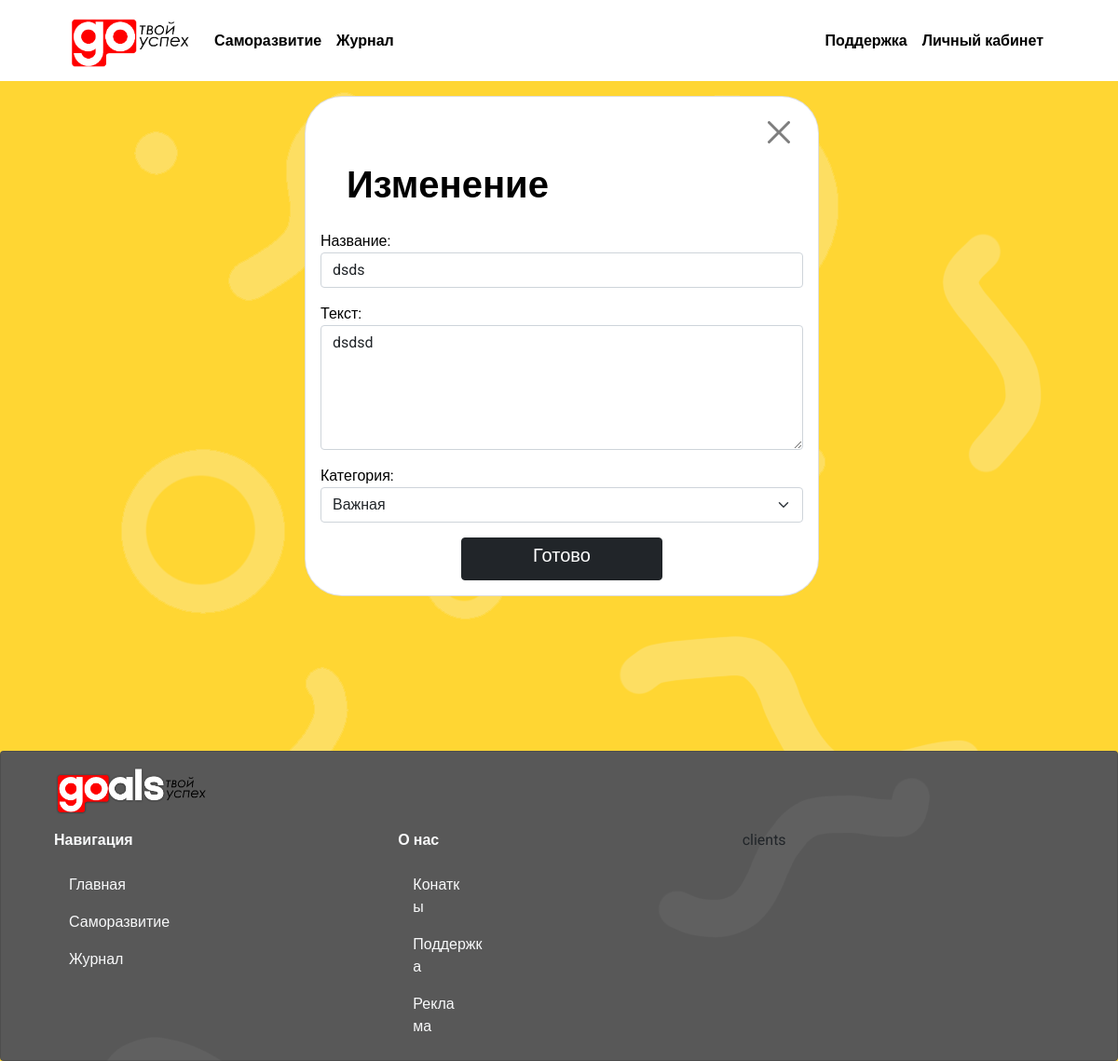
Page /development/notes/edit/5 on the committed database.
### development/models.py (models this page shows, shortened)
class Notes(models.Model):
    title_notes =models.CharField(max_length=100, verbose_name="Название" , blank=True)
    content_notes = models.TextField(max_length=1000, verbose_name='Текст', blank=True)
    created_at_notes=models.DateTimeField(auto_now_add=True, verbose_name='Создано')
    photo_notes = models.ImageField(upload_to = 'photos/%Y/%m/%d/',  verbose_name='Фото', blank=True)
    category_notes=models.ForeignKey('Category_notes', on_delete=models.PROTECT, null=True, verbose_name='Категория')
    class Meta:
        verbose_name = 'Заметка'
        verbose_name_plural = 'Заметки'
        ordering = ['-created_at_notes']

### development/views.py (the view)
# urls.py: path('notes/edit/<int:pk>', EditNotes.as_view(), name='edit_notes'),
class EditNotes(UpdateView):
    model = NotesModel
    form_class = NotesForm
    template_name = 'development/edit_dev.html'

### development/forms.py (shortened to what this page needs)
class NotesForm(forms.ModelForm):
    class Meta:
        model = Notes
        fields = ['title_notes', 'content_notes', 'category_notes']
        widgets = {
            'title_notes': forms.TextInput(attrs={'class': 'form-control', "placeholder":"Не забыть позвонить шефу"}),
            'content_notes': forms.Textarea(attrs={'class': 'form-control' ,'rows': 5 , "placeholder":"Набрать по-поводу повышения"}),
            'category_notes': forms.Select(attrs={"class": "form-select"})
        }

### development/models.py (called while the page is built)
    def __str__(self):
        return self.title_category_notes

### development/templates/development/edit_dev.html (shortened to what this page needs)
{% extends 'base.html' %}
{% block navbar %}
{% include 'inc/_nav.html' %}
{% endblock %}
{% block content %}
<div class="row">
    <div class="col-md-3">
    </div>
    <div class="col-md-8">
        <div class="card text-black mb-3 w-75" style="width: 40rem; border-radius: 40px 40px 40px 40px;">
            <div class="container text-end" style="margin-top:20px">
                <h4><b><a href="{{request.META.HTTP_REFERER|escape}}"type="button" class="btn-close text-end"aria-label="Close"></a></b></h4>
            </div>
            <div class='container' style="margin-left:20px;">
                <h1><b>Изменение</b></h1>
            </div>
            <div class="card-body">
                <form action="{% url 'add_goals' %}" method="post">
                    {{ form.as_p }}
                    <div class="vstack gap-2 col-md-5 mx-auto">
                        <button type="submit" class = "btn btn-dark"><h5>Готово</h5></button>
                    </div>
                </form>
            </div>
        </div>
    </div>
</div>
{% endblock %}

### rows in the picture
Notes: title_notes "dsds", content_notes "dsdsd", category_notes "Важная"
